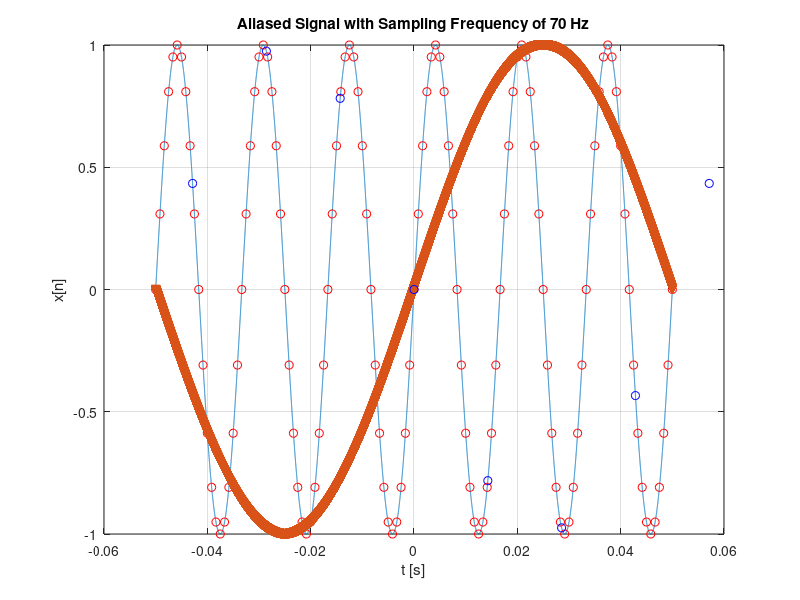

Source code (MATLAB):
clc;
close all;

% Define parameters for the continuous signal
f = 60; % Frequency in Hz
tmin = -0.05;
tmax = 0.05;
np = 40000;
t = linspace(tmin, tmax, np); % Generates np points, spacing between points is (tmax - tmin) / np - 1

% Continuous time sin signal
x_c = sin(2 * pi * f * t);
plot(t, x_c);
xlabel('t [s]');
title('Continuous Time Signal');

% Sample x_c with a sampling frequency of 1200 Hz
F = 1200;  % Sampling frequency in Hz
T = 1 / F; % Sampling period
nmin = ceil(tmin / T); % Minimum sample index
nmax = ceil(tmax / T); % Maximum sample index
n = nmin:nmax; % Sample indices
x1 = sin(2 * pi * f * n * T); % Sampled signal
hold on;
plot(n * T, x1, 'ro'); % Plot the sampled signal as red circles

% Sample x_c with a lower sampling frequency of 70 Hz (for aliasing effect)
F = 70;  % Sampling frequency in Hz
T = 1 / F; % Sampling period
x_c = sin(2 * pi * 10 * t); % Continuous signal with a lower frequency

nmin = ceil(tmin / T); % Minimum sample index
nmax = ceil(tmax / T); % Maximum sample index
n = nmin:nmax; % Sample indices
x1 = sin(2 * pi * f * n * T); % Sampled signal

% Plot continuous signal and sampled signal
plot(t, x_c, 'v'); % Plot the continuous signal as downward triangles
hold on;

plot(n * T, x1, 'ob'); % Plot the sampled signal as blue circles
hold off;
title('Aliased Signal with Sampling Frequency of 70 Hz');
xlabel('t [s]');
ylabel('x[n]');
grid on;
